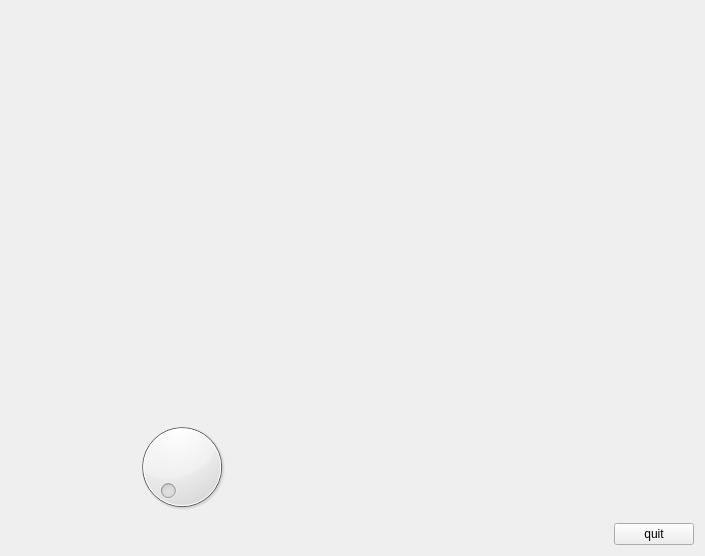
<?xml version="1.0" encoding="UTF-8"?>
<ui version="4.0">
 <class>MyForm</class>
 <widget class="QWidget" name="MyForm">
  <property name="geometry">
   <rect>
    <x>0</x>
    <y>0</y>
    <width>705</width>
    <height>556</height>
   </rect>
  </property>
  <property name="windowTitle">
   <string>Form</string>
  </property>
  <layout class="QVBoxLayout" name="verticalLayout_4">
   <item>
    <layout class="QVBoxLayout" name="verticalLayout_3">
     <item>
      <layout class="QHBoxLayout" name="horizontalLayout_3">
       <item>
        <layout class="QVBoxLayout" name="verticalLayout_2">
         <item>
          <layout class="QVBoxLayout" name="verticalLayout">
           <item>
            <layout class="QHBoxLayout" name="horizontalLayout">
             <item>
              <spacer name="horizontalSpacer">
               <property name="orientation">
                <enum>Qt::Horizontal</enum>
               </property>
               <property name="sizeHint" stdset="0">
                <size>
                 <width>40</width>
                 <height>20</height>
                </size>
               </property>
              </spacer>
             </item>
             <item>
              <widget class="QLabel" name="label">
               <property name="text">
                <string/>
               </property>
              </widget>
             </item>
            </layout>
           </item>
           <item>
            <spacer name="verticalSpacer">
             <property name="orientation">
              <enum>Qt::Vertical</enum>
             </property>
             <property name="sizeHint" stdset="0">
              <size>
               <width>20</width>
               <height>40</height>
              </size>
             </property>
            </spacer>
           </item>
          </layout>
         </item>
         <item>
          <widget class="QDial" name="dial">
           <property name="minimum">
            <number>1</number>
           </property>
           <property name="maximum">
            <number>50</number>
           </property>
          </widget>
         </item>
        </layout>
       </item>
       <item>
        <spacer name="horizontalSpacer_3">
         <property name="orientation">
          <enum>Qt::Horizontal</enum>
         </property>
         <property name="sizeHint" stdset="0">
          <size>
           <width>40</width>
           <height>20</height>
          </size>
         </property>
        </spacer>
       </item>
      </layout>
     </item>
     <item>
      <layout class="QHBoxLayout" name="horizontalLayout_2">
       <item>
        <spacer name="horizontalSpacer_2">
         <property name="orientation">
          <enum>Qt::Horizontal</enum>
         </property>
         <property name="sizeHint" stdset="0">
          <size>
           <width>40</width>
           <height>20</height>
          </size>
         </property>
        </spacer>
       </item>
       <item>
        <widget class="QPushButton" name="pushButton">
         <property name="text">
          <string>quit</string>
         </property>
        </widget>
       </item>
      </layout>
     </item>
    </layout>
   </item>
  </layout>
 </widget>
 <resources/>
 <connections>
  <connection>
   <sender>pushButton</sender>
   <signal>clicked()</signal>
   <receiver>MyForm</receiver>
   <slot>close()</slot>
   <hints>
    <hint type="sourcelabel">
     <x>532</x>
     <y>417</y>
    </hint>
    <hint type="destinationlabel">
     <x>544</x>
     <y>463</y>
    </hint>
   </hints>
  </connection>
  <connection>
   <sender>dial</sender>
   <signal>valueChanged(int)</signal>
   <receiver>label</receiver>
   <slot>setNum(int)</slot>
   <hints>
    <hint type="sourcelabel">
     <x>365</x>
     <y>252</y>
    </hint>
    <hint type="destinationlabel">
     <x>428</x>
     <y>210</y>
    </hint>
   </hints>
  </connection>
  <connection>
   <sender>dial</sender>
   <signal>sliderReleased()</signal>
   <receiver>label</receiver>
   <slot>clear()</slot>
   <hints>
    <hint type="sourcelabel">
     <x>364</x>
     <y>237</y>
    </hint>
    <hint type="destinationlabel">
     <x>401</x>
     <y>205</y>
    </hint>
   </hints>
  </connection>
 </connections>
</ui>
